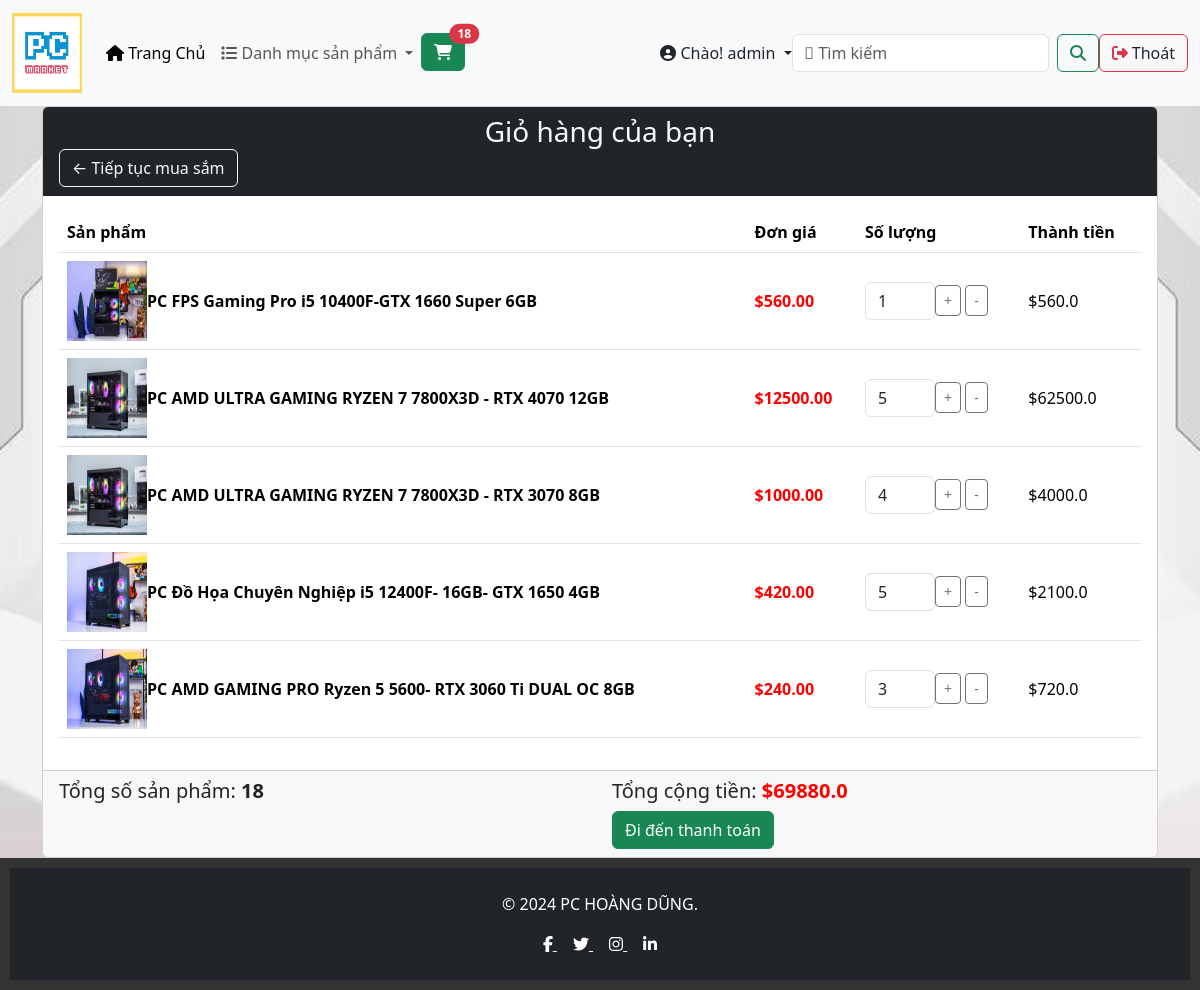
/cart/ (signed in), run on an earlier commit of the app's database.
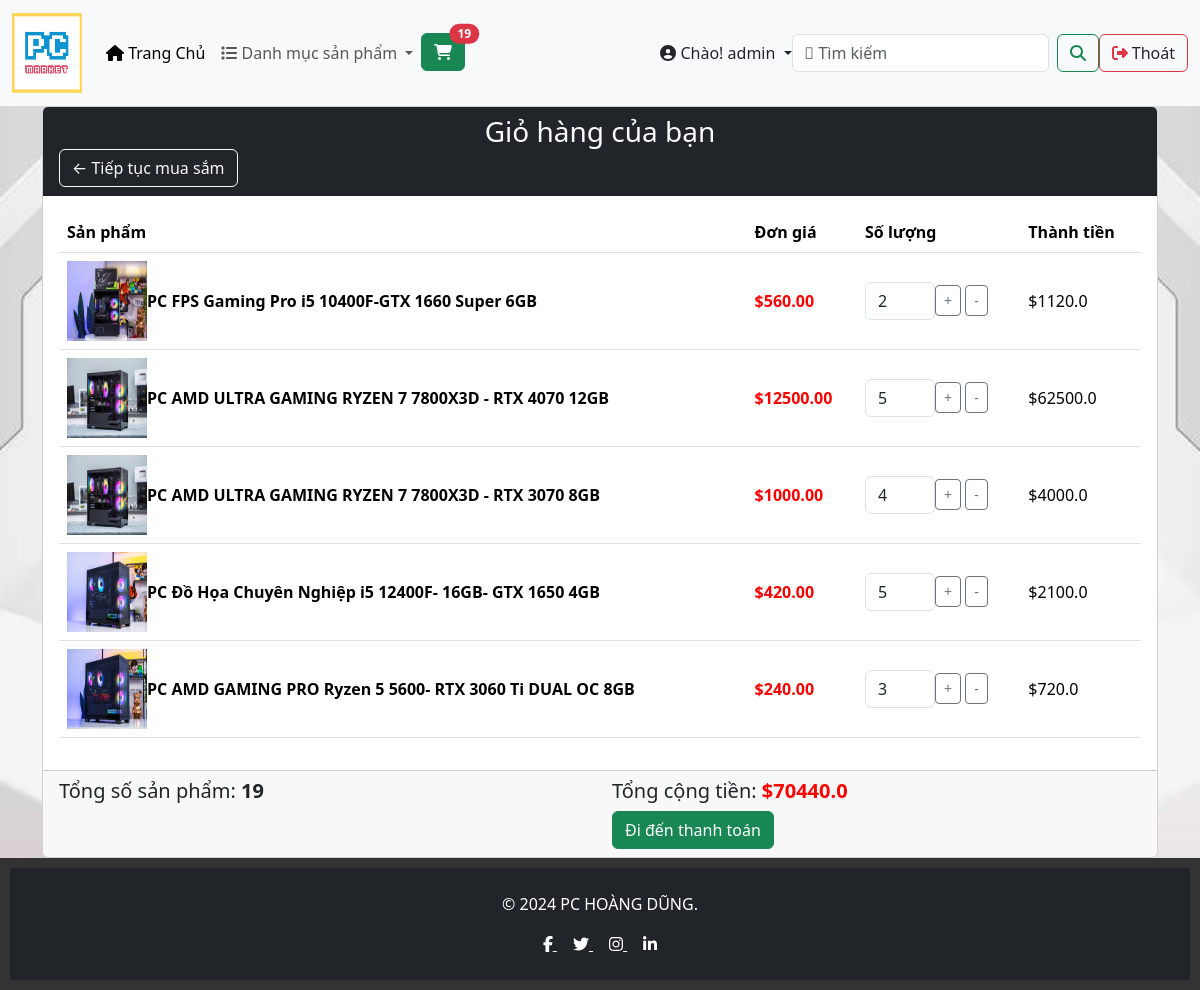
And on a later commit of the database.
### app/models.py (models this page shows, shortened)
class OrderItem(models.Model):
    product = models.ForeignKey(Product,on_delete=models.SET_NULL,blank=True,null=True)
    order = models.ForeignKey(Order,on_delete=models.SET_NULL,blank=True,null=True)
    quantity = models.IntegerField(default=0,null=True,blank=False)
    date_added = models.DateTimeField(auto_now_add=True)
    @property
    def get_total(self):
        total = self.product.price * self.quantity
        return total

class Product(models.Model):
    category = models.ManyToManyField(Category,related_name='product')
    name = models.CharField(max_length=200,null=True)
    price = models.FloatField()
    digital = models.BooleanField(default=False,null=True,blank=False)
    image = models.ImageField(null=True,blank=True)
    detail = models.TextField(null=True,blank=True)
    @property
    def ImageURL(self):
        try:
            url = self.image.url
        except:
            url = ''
        return url

class Order(models.Model):
    customer = models.ForeignKey(User,on_delete=models.SET_NULL,blank=True,null=True)
    date_order = models.DateTimeField(auto_now_add=True)
    complete = models.BooleanField(default=False,null=True,blank=False)
    transaction_id = models.CharField(max_length=200,null=True)
    @property
    def get_cart_items(self):
        orderitems = self.orderitem_set.all()
        total = sum ([item.quantity for item in orderitems])
        return total
    @property
    def get_cart_total(self):
        orderitems = self.orderitem_set.all()
        total = sum ([item.get_total for item in orderitems])
        return total

### app/views.py (the view)
# urls.py: path('cart/', views.cart, name="cart"),
def cart(request):
    if request.user.is_authenticated:
        customer = request.user
        order, created = Order.objects.get_or_create(customer =customer,complete =False)
        items= order.orderitem_set.all()
        cartItems = order.get_cart_items
    else:
        items= []
        order = {'get_cart_items':0,'get_cart_total':0}
        cartItems = order['get_cart_items']
    categories = Category.objects.filter(is_sub =False)
    context= {'categories':categories,'items':items,'order':order,'cartItems':cartItems}
    return render(request,'app/cart.html', context)

### app/templates/app/cart.html
{% extends 'app/base.html' %}
{% load static %}
{% block cart_content %}
<div class="container">
    <div class="row">
        <div class="col-lg-12">
            <div class="card shopping-cart">
                <div class="card-header bg-dark text-light">
                    <h3 class="text-center mb-0">Giỏ hàng của bạn</h3>
                    <a class="btn btn-outline-light" href="{% url 'home' %}">&#x2190; Tiếp tục mua sắm</a>
                </div>
                <div class="card-body">
                    <div class="table-responsive">
                        <table class="table table-hover">
                            <thead>
                                <tr>
                                    <th scope="col">Sản phẩm</th>
                                    <th scope="col">Đơn giá</th>
                                    <th scope="col">Số lượng</th>
                                    <th scope="col">Thành tiền</th>
                                </tr>
                            </thead>
                            <tbody>
                                {% for item in items %}
                                <tr>
                                    <td class="align-middle">
                                        <a href="{% url 'detail' %}?id={{ item.product.id }}" style="text-decoration: none; color: black;">
                                            <div class="d-flex align-items-center">
                                                <img src="{{ item.product.ImageURL }}" alt="{{ item.product.name }}" class="cart-item-image" width="80" height="80">
                                                <span class="ml-2"><strong>{{ item.product.name }}</strong></span>
                                            </div>
                                        </a>
                                    </td>
                                    <td class="align-middle" style="color: red; font-weight: bold;">
                                        ${{ item.product.price | floatformat:2 }}
                                    </td>
                                    <td class="align-middle">
                                        <div class="quantity d-flex align-items-center">
                                            <input type="number" class="cart-item-quantity-input form-control" value="{{ item.quantity }}" min="1" data-product="{{ item.product.id }}" data-action="change" style="width: 70px;">
                                            <div class="ml-2">
                                                <button data-product="{{ item.product.id }}" data-action="add" class="chg-quantity btn btn-sm btn-outline-secondary update-cart">+</button>
                                                <button data-product="{{ item.product.id }}" data-action="remove" class="chg-quantity btn btn-sm btn-outline-secondary update-cart">-</button>
                                            </div>
                                        </div>
                                    </td>
                                    <td class="align-middle">${{ item.get_total }}</td>
                                </tr>
                                {% endfor %}
                            </tbody>
                        </table>
                    </div>
                </div>
                <div class="card-footer">
                    <div class="row">
                        <div class="col-md-6">
                            <h5 class="text-md-left">
                                Tổng số sản phẩm: <strong>{{ order.get_cart_items }}</strong>
                            </h5>
                        </div>
                        <div class="col-md-6">
                            <h5 class="text-md-right">
                                Tổng cộng tiền: <strong style="color: red; font-weight: bold;">${{ order.get_cart_total }}</strong>
                            </h5>
                            <a class="btn btn-success float-md-right" href="{% url 'checkout' %}">Đi đến thanh toán</a>
                        </div>
                    </div>
                </div>
            </div>
        </div>
    </div>
</div>
{% endblock cart_content %}

### app/templates/app/base.html (shortened to what this page needs)
{% load  static %}
<!DOCTYPE html>
<html lang="en">
  <head>
        <link href="https://cdn.jsdelivr.net/npm/bootstrap@5.3.2/dist/css/bootstrap.min.css" rel="stylesheet">
        <link href-"{% static 'app/css/style.css' %}" rel="stylesheet" />
        <link href-"{% static 'app/css/owl.carousel.css' %}" rel="stylesheet" />
        <link href-"{% static 'app/css/all.min.css' %}" rel="stylesheet" />
        <link href="stylesheet" type="text/css" href="{%static 'app/css/main.css' %}">
        <link rel="stylesheet" href="">
  </head>
  <body>
    <nav class="navbar navbar-expand-lg bg-body-tertiary">
        <div class="container-fluid">
            <a class="navbar-brand" href="{% url 'home' %}">
                <img src="{% static 'app/images/pc market logo.jpg' %}" width="70" height="80" />
            </a>
            <div class="collapse navbar-collapse" id="navbarSupportedContent">
                <ul class="navbar-nav me-auto mb-2 mb-lg-0">
                    <li class="nav-item">
                        <a class="nav-link active" aria-current="page" href="{% url 'home' %}">
                            <i class="fas fa-home"></i> Trang Chủ
                        </a>
                    </li>
                    <li class="nav-item dropdown">
                        <a class="nav-link dropdown-toggle" href="#" role="button" data-bs-toggle="dropdown" aria-expanded="false">
                            <i class="fas fa-list"></i> Danh mục sản phẩm
                        </a>
                    </li>
                    <div class="form-inline my-2 my-lg-0 ml-3">
                        <a href="{% url 'cart' %}" class="btn btn-success position-relative">
                            <i class="fas fa-shopping-cart"></i>
                            <span id='cart-total' class="position-absolute top-0 start-100 translate-middle badge rounded-pill bg-danger">
                                {{ cartItems }}
                            </span>
                        </a>
                    </div>
                </ul>
                <span class="mr-2 user-dropdown">
                    {% if request.user.is_authenticated %}
                        <i class="fas fa-user-circle"></i>
                        <a href="#" class="text-decoration-none text-dark dropdown-toggle" id="userDropdown" role="button" data-bs-toggle="dropdown" aria-expanded="false">
                            Chào! {{ request.user }}
                        </a>
                    {% endif %}
                </span>
                <form class="d-flex" role="search" method="POST" action="{% url 'search' %}">
                    <input class="form-control me-2" type="search" placeholder="&#xF002; Tìm kiếm" aria-label="Search" name="searched">
                    <button class="btn btn-outline-success" type="submit"><i class="fas fa-search"></i></button>
                </form>
            </div>
            <ul class="navbar-nav me-auto mb-2 mb-lg-0">
                {% if request.user.is_authenticated %}
                    <div class="form-inline my-2 my-lg-0">
                        <button class="btn btn-outline-danger mr-2">
                            <i class="fas fa-sign-out-alt"></i>
                            <a href="{% url 'logout' %}" class="text-decoration-none text-dark">Thoát</a>
                        </button>
                    </div>
                {% endif %}
            </ul>
        </div>
    </nav>
    {% block cart_content %} {% endblock cart_content %}
    <footer class="site-footer">
        <div class="container-fluid bg-dark text-white p-4">
            <div class="row align-items-center justify-content-center">
                <div class="col-lg-12 text-center">
                    <p class="mb-0">&copy; 2024 PC HOÀNG DŨNG.</p>
                    <div class="social-icons mt-3">
                        <a href="https://www.facebook.com/haongtandung" class="text-white mx-2" target="_blank">
                            <i class="fab fa-facebook-f"></i>
                        </a>
                        <a href="https://twitter.com/?lang=vi" class="text-white mx-2" target="_blank">
                            <i class="fab fa-twitter"></i>
                        </a>
                        <a href="https://www.instagram.com/dungztrz_811/" class="text-white mx-2" target="_blank">
                            <i class="fab fa-instagram"></i>
                        </a>
                        <a href="https://www.youtube.com/channel/UCnJL6L-4TjNWMJEp8mK-cOg" class="text-white mx-2" target="_blank">
                            <i class="fab fa-linkedin-in"></i>
                        </a>
                    </div>
                </div>
            </div>
        </div>
    </footer>
  </body>
</html>

### app/templates/app/base.html (style rules this page uses)
body { margin: 0; padding: 0; min-height: 100vh; display: flex; flex-direction: column; }
footer { background-color: #333; color: #fff; text-align: center; padding: 10px; }
.navbar-nav .nav-link { transition: color 0.3s ease; }
.user-dropdown { position: relative; }

What changed in the data, as far as the page shows it:
changed OrderItem "PC FPS Gaming Pro i5 10400F-GTX 1660 Super 6GB": quantity "1" → "2"; get_total "560.0" → "1120.0"
changed through a linked row, Order: get_cart_items "18" → "19"; get_cart_total "69880.0" → "70440.0"
Also different on the page:
{{ cartItems }}: "18" → "19"
